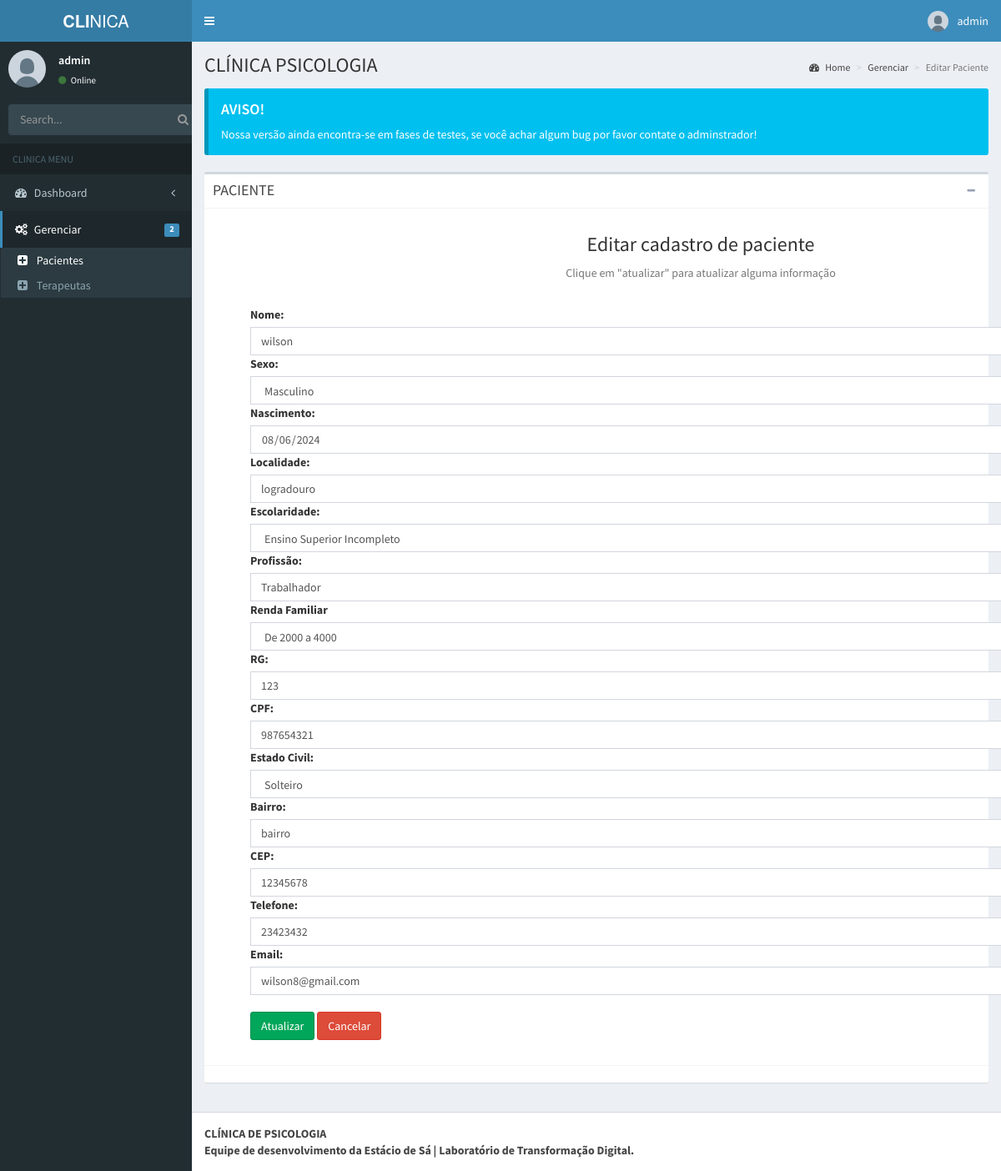
Before: /admin/pages/layout/edit.php?id=7 (signed in) with the older database file.
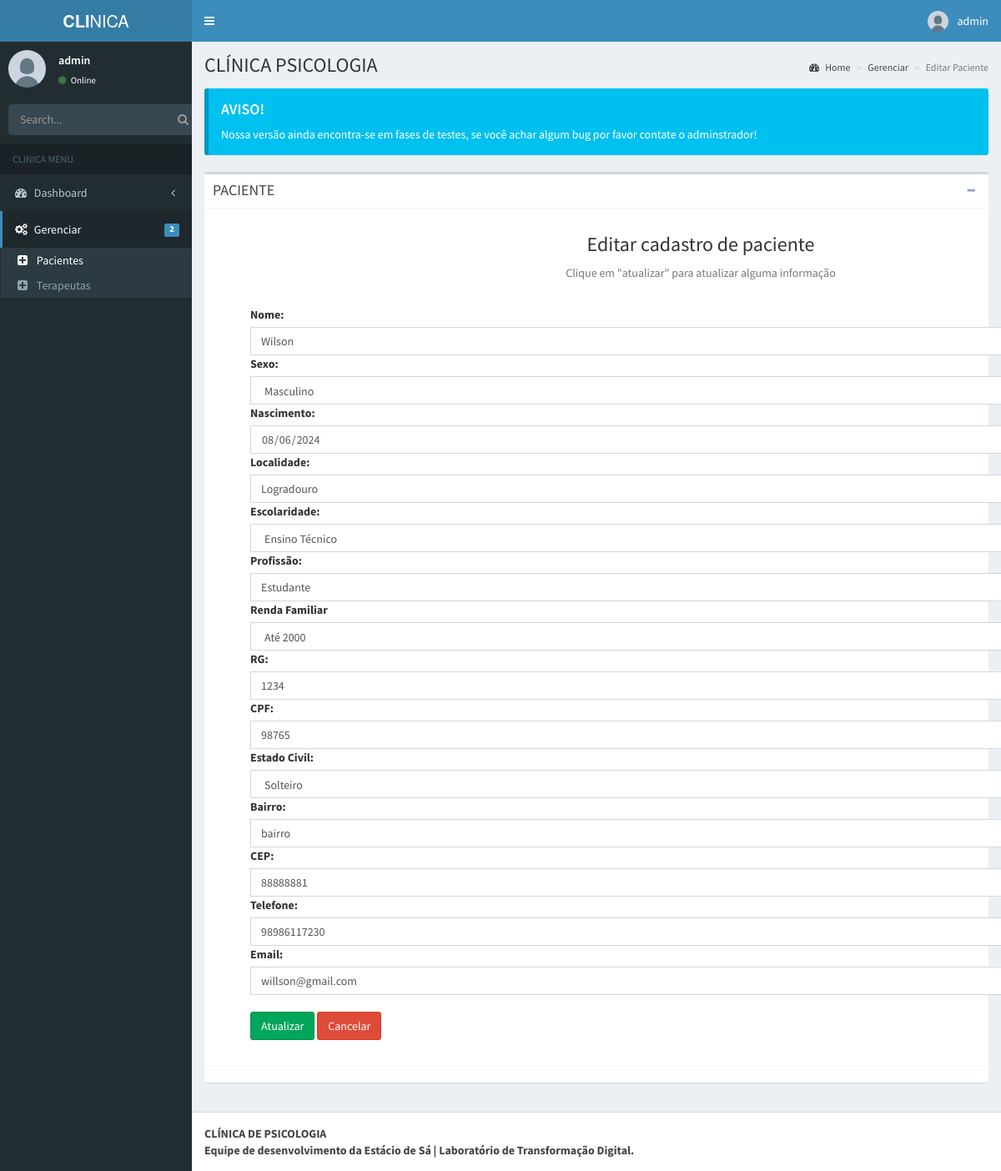
After: the same page with the newer database file.
### tables this page shows
CREATE TABLE `tbl_paciente` (
  `id` int(11) UNSIGNED NOT NULL,
  `nome` varchar(150) NOT NULL,
  `nascimento` date NOT NULL,
  `rg` int(11) NOT NULL,
  `cpf` int(11) NOT NULL,
  `id_genero` int(11) UNSIGNED NOT NULL,
  `id_contato` int(11) UNSIGNED NOT NULL,
  `id_escolaridade` int(11) UNSIGNED NOT NULL,
  `id_profissao` int(11) UNSIGNED NOT NULL,
  `id_renda_familiar` int(11) UNSIGNED NOT NULL,
  `id_estado_civil` int(11) UNSIGNED NOT NULL,
  `id_endereco` int(11) UNSIGNED NOT NULL
);

CREATE TABLE `tbl_logradouro` (
  `id` int(10) UNSIGNED NOT NULL,
  `logradouro` varchar(255) NOT NULL
);

CREATE TABLE `tbl_escolaridade` (
  `id` int(11) UNSIGNED NOT NULL,
  `escolaridade` varchar(255) NOT NULL
);

CREATE TABLE `tbl_profissao` (
  `id` int(11) UNSIGNED NOT NULL,
  `profissao` varchar(255) NOT NULL
);

CREATE TABLE `tbl_renda_familiar` (
  `id` int(11) UNSIGNED NOT NULL,
  `renda` varchar(50) NOT NULL
);

CREATE TABLE `tbl_endereco` (
  `id` int(11) UNSIGNED NOT NULL,
  `id_paciente` int(11) UNSIGNED NOT NULL,
  `id_bairro` int(11) UNSIGNED NOT NULL,
  `id_logradouro` int(11) UNSIGNED NOT NULL,
  `cep` varchar(8) NOT NULL
);

CREATE TABLE `tbl_contato` (
  `id` int(11) UNSIGNED NOT NULL,
  `id_paciente` int(11) UNSIGNED NOT NULL,
  `email` varchar(50) NOT NULL,
  `telefone` varchar(20) NOT NULL
);

CREATE TABLE `tbl_genero` (
  `id` int(11) UNSIGNED NOT NULL,
  `sexo` varchar(30) NOT NULL
);

CREATE TABLE `tbl_estado_civil` (
  `id` int(11) UNSIGNED NOT NULL,
  `estado_civil` varchar(100) NOT NULL
);

CREATE TABLE `tbl_bairro` (
  `id` int(11) UNSIGNED NOT NULL,
  `bairro` varchar(100) NOT NULL
);

### admin/pages/layout/edit.php (the view, shortened to what the changed rows need)
<?php
  include('../../../db/conexao.php');
?>
<?php
$id = $_GET["id"];
?>
<!DOCTYPE html>
<html lang="pt-br">
<head>
  <link rel="stylesheet" href="../../bootstrap/css/bootstrap.min.css">
  <link rel="stylesheet" href="https://maxcdn.bootstrapcdn.com/font-awesome/4.4.0/css/font-awesome.min.css">
  <link rel="stylesheet" href="https://code.ionicframework.com/ionicons/2.0.1/css/ionicons.min.css">
  <link rel="stylesheet" href="../../dist/css/AdminLTE.min.css">
  <link rel="stylesheet" href="../../dist/css/skins/_all-skins.min.css">
<body class="hold-transition skin-blue fixed sidebar-mini">
  <div class="wrapper">
    <div class="content-wrapper">
      <section class="content-header">
        <h1>
          CLÍNICA PSICOLOGIA
        </h1>
      </section>
      <section class="content">
        <div class="box">
          <div class="box-body">
            <div class="container">
              <br>
              <?php
              $sql = "SELECT pa.id, pa.nome, pa.nascimento, pa.rg, pa.cpf, pa.id_genero, pa.id_escolaridade, pa.id_renda_familiar,
                              pa.id_estado_civil, pa.id_endereco, se.sexo, en.id, en.cep, lo.logradouro, lo.id AS logradouro_id,
                              es.escolaridade, pr.profissao, pr.id AS profissao_id, re.renda, ec.estado_civil, ba.bairro,
                              ba.id AS bairro_id, co.telefone, co.email
                      FROM tbl_paciente AS pa
                      INNER JOIN tbl_genero se ON se.id = pa.id_genero
                      INNER JOIN tbl_endereco en ON en.id = pa.id_endereco
                      INNER JOIN tbl_logradouro lo ON lo.id = en.id
                      INNER JOIN tbl_escolaridade es ON es.id = pa.id_escolaridade
                      INNER JOIN tbl_profissao pr ON pr.id = pa.id_profissao
                      INNER JOIN tbl_renda_familiar re ON re.id = pa.id_renda_familiar
                      INNER JOIN tbl_estado_civil ec ON ec.id = pa.id_estado_civil
                      INNER JOIN tbl_bairro ba ON ba.id = en.id_bairro
                      INNER JOIN tbl_contato co ON co.id = pa.id_contato
                      WHERE pa.id = $id";
              $result = mysqli_query($mysqli, $sql);
              $row = mysqli_fetch_assoc($result);
              ?>
              <div class="container-fluid divForm">
                <form action="" method="post">
                  <div class="container-fluid">
                    <label class="form-label">Nome:</label>
                    <input type="text" class="form-control custom-input" name="nome" value="<?php echo $row['nome']; ?>">
                    <label class="form-label">Sexo:</label>
                    <select id="sexo" name="sexo" class="form-control custom-input custom-input">
                        <option value="<?php echo $row['id_genero']; ?>" selected> <?php echo $row['sexo'] ?> </option>
                    </select>
                    <label class="form-label">Nascimento:</label>
                    <input type="date" class="form-control custom-input" name="nascimento" value="<?php echo $row['nascimento']; ?>">
                    <label class="form-label">Localidade:</label>
                    <input type="text" class="form-control custom-input" name="localidade" value="<?php echo $row['logradouro']; ?>">
                    <label class="form-label">Escolaridade:</label>
                    <select id="escolaridade" name="escolaridade" class="form-control custom-input">
                        <option value='<?php echo $row['id_escolaridade'] ?>' selected> <?php echo $row['escolaridade'] ?> </option>
                    </select>
                    <label class="form-label">Profissão:</label>
                    <input type="text" class="form-control custom-input" name="profissao" value="<?php echo $row['profissao']; ?>">
                    <label class="form-label">Renda Familiar</label>
                    <select id="renda_familiar" name="renda_familiar" class="form-control custom-input">
                              <option value='<?php echo $row['id_renda_familiar'] ?>' selected> <?php echo $row['renda'] ?> </option>
                      </select>
                    <label class="form-label">RG:</label>
                    <input type="text" class="form-control custom-input" name="rg" value="<?php echo $row['rg']; ?>">
                    <label class="form-label">CPF:</label>
                    <input type="text" class="form-control custom-input" maxlength="11" name="cpf" value="<?php echo $row['cpf']; ?>">
                    <label class="form-label">Estado Civil:</label>
                    <select id="estado_civil" name="estado_civil" class="form-control custom-input">
                        <option value='<?php echo $row['id_estado_civil'] ?>' selected> <?php echo $row['estado_civil'] ?> </option>
                    </select>
                    <label class="form-label">Bairro:</label>
                    <input type="text" class="form-control custom-input" name="bairro" value="<?php echo $row['bairro']; ?>">
                    <label class="form-label">CEP:</label>
                    <input type="text" class="form-control custom-input" name="cep" value="<?php echo $row['cep']; ?>">
                    <label class="form-label">Telefone:</label>
                    <input type="text" class="form-control custom-input" name="telefone" value="<?php echo $row['telefone']; ?>">
                    <label class="form-label">Email:</label>
                    <input type="email" class="form-control custom-input" name="email" value="<?php echo $row['email']; ?>">
                    <br>
                    <div>
                      <button type="submit" class="btn btn-success" name="submit">Atualizar</button>
                      <a href="pacientes.php" class="btn btn-danger">Cancelar</a>
                    </div>
                  </div>
                </form> <br>
              </div>
            </div>
          </div>
        </div>
      </section>
    </div>
  </div>
</body>
</html>

Changed rows visible on the page:
changed tbl_paciente "Masculino": nome "wilson" → "Wilson"; localidade "logradouro" → "Logradouro"; escolaridade "Ensino Superior Incompleto" → "Ensino Técnico"; profissao "Trabalhador" → "Estudante"; renda_familiar "De 2000 a 4000" → "Até 2000"; rg "123" → "1234"; cpf "987654321" → "98765"; cep "12345678" → "88888881"; telefone "23423432" → "98986117230"; email "wilson8@gmail.com" → "willson@gmail.com"
